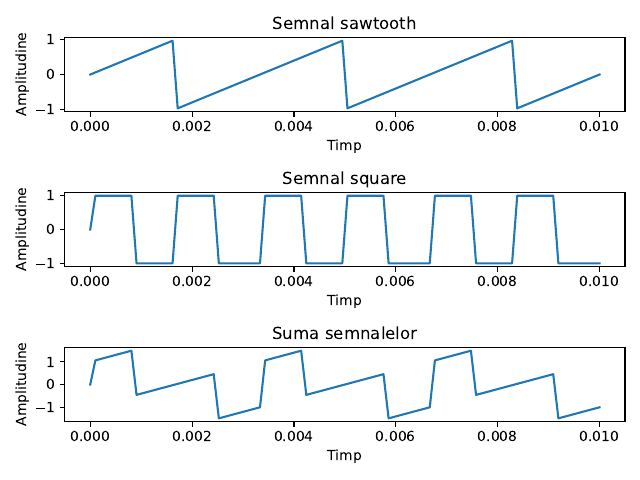

Source code (Python):
import numpy as np
import matplotlib.pyplot as plt

fig, axs = plt.subplots(nrows=3, ncols=1)

frequency_1 = 300
duration = 3 / frequency_1
t = np.linspace(0.0, duration, int(duration / 0.0001))

# Un semnal de tip sawtooth 
sawtooth_signal = 2 * (t * frequency_1 - np.floor(t * frequency_1 + 1/2))

axs[0].plot(t, sawtooth_signal)
axs[0].set_title("Semnal sawtooth")
axs[0].set_xlabel("Timp")
axs[0].set_ylabel("Amplitudine")

# Un semnal de tip square
frequency_2 = 600
square_signal = np.sign(np.sin(2 * np.pi * t * frequency_2))

axs[1].plot(t, square_signal)
axs[1].set_title("Semnal square")
axs[1].set_xlabel("Timp")
axs[1].set_ylabel("Amplitudine")

# Suma semnalelor
sum_signal = sawtooth_signal + square_signal

axs[2].plot(t, sum_signal)
axs[2].set_title("Suma semnalelor")
axs[2].set_xlabel("Timp")
axs[2].set_ylabel("Amplitudine")


plt.tight_layout()
plt.savefig("ex4.pdf")
plt.show()